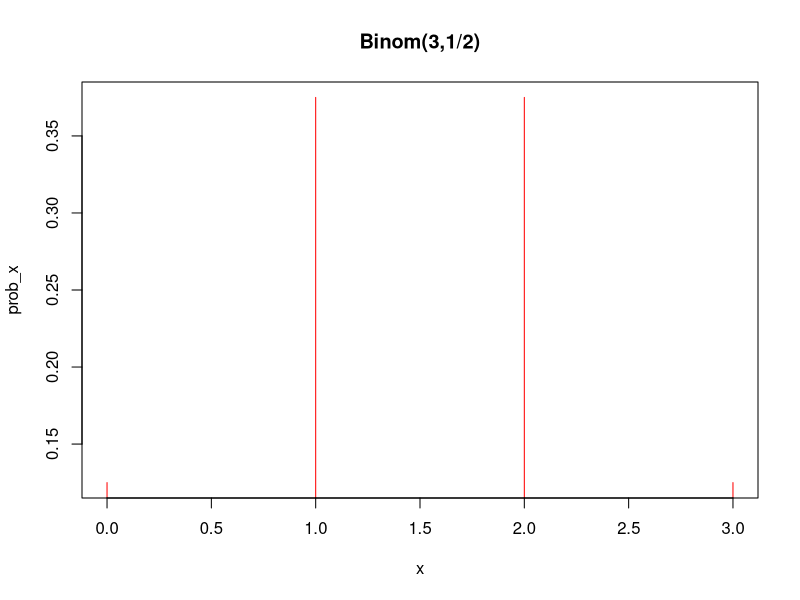
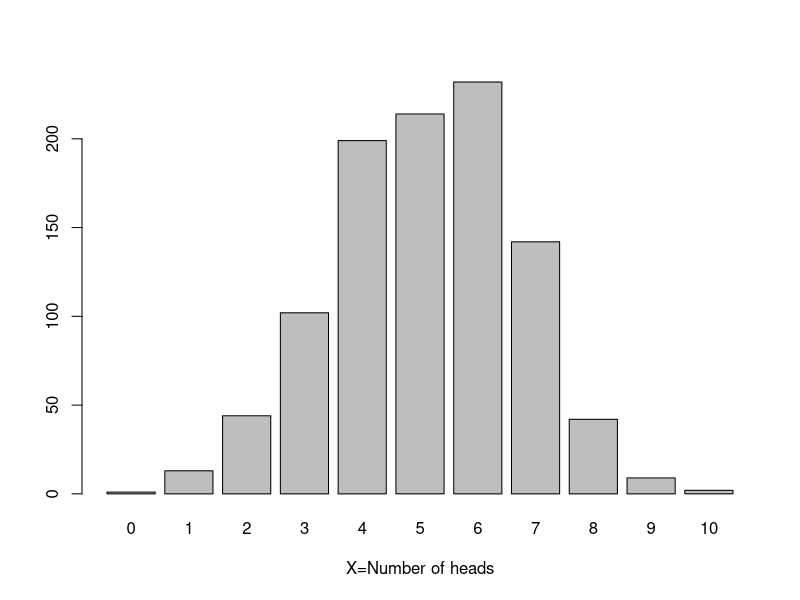
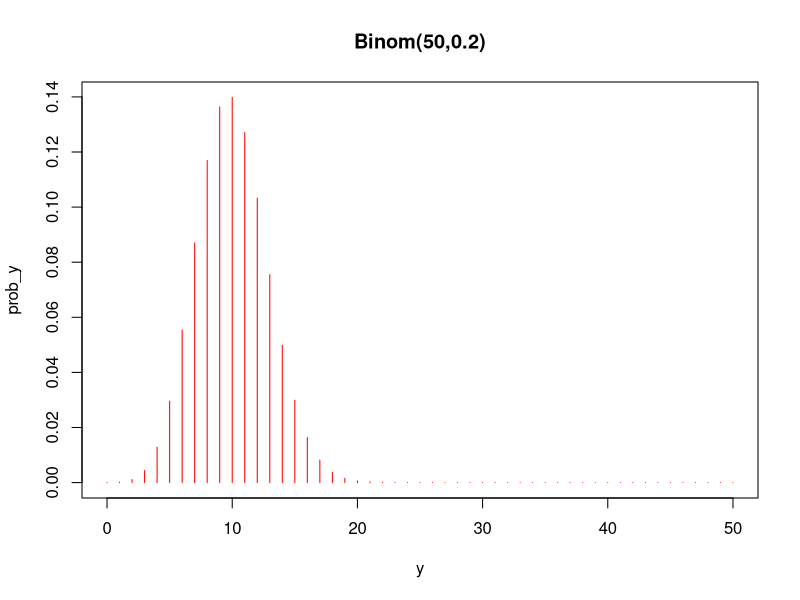
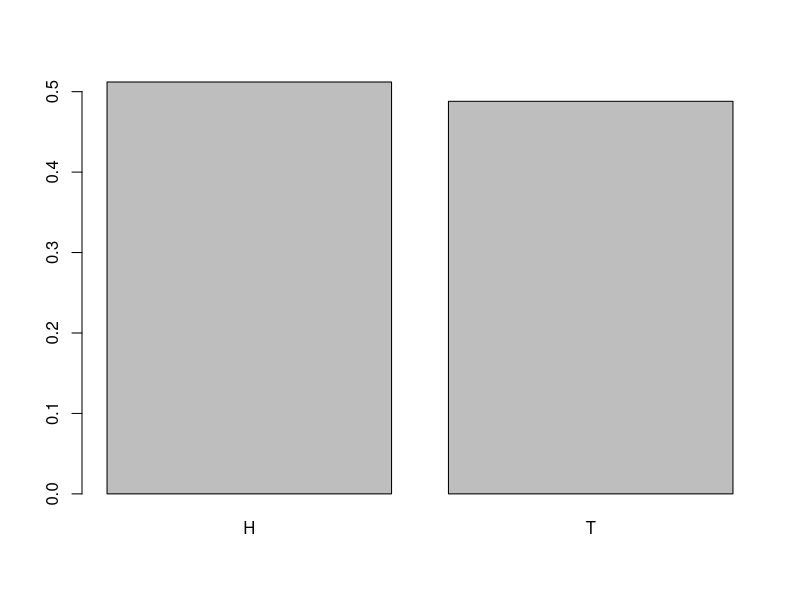
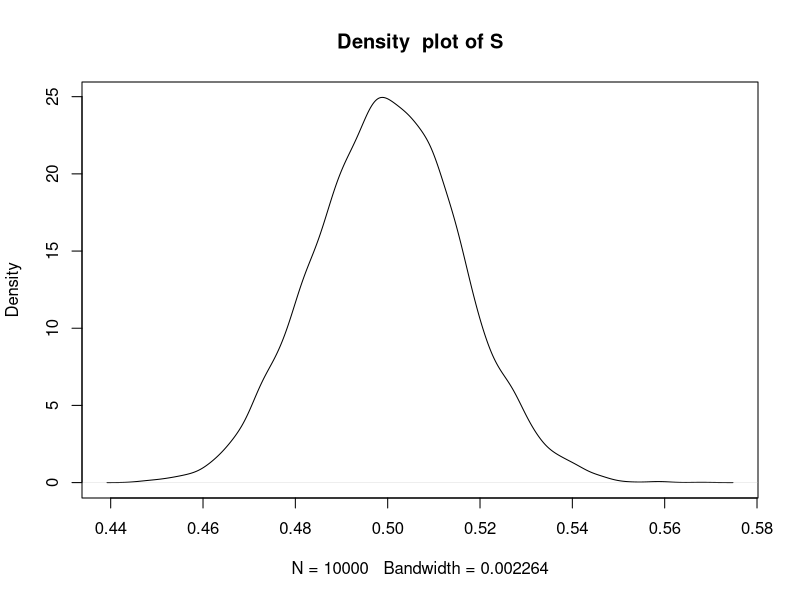
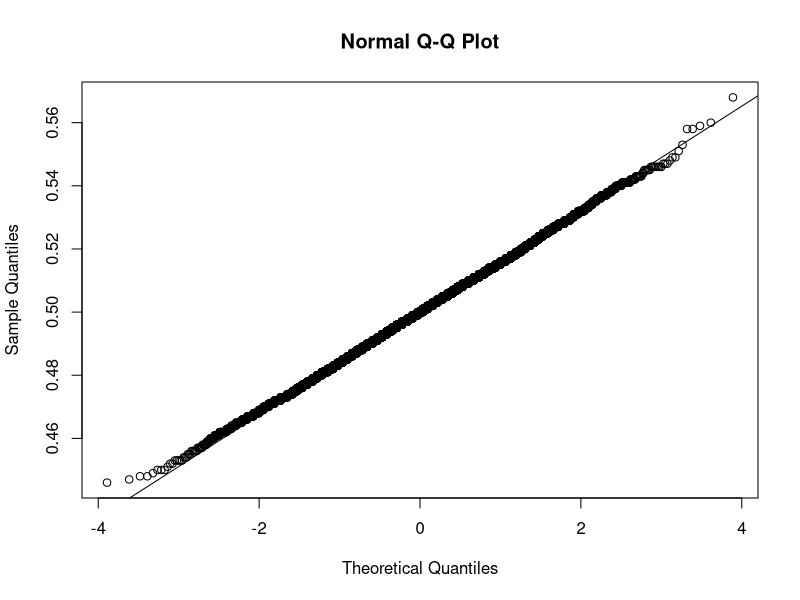

The R source for these figures, in order: (Note: this script raises an error after producing the figures.)
dbinom(0,size=3,prob=1/2)
x=seq(0,3,by=1)
x
prob_x=dbinom(x,size=3,prob=1/2)
cbind(x,prob_x) # find the distribution table
plot(x,prob_x,type="h",col="red",main="Binom(3,1/2)")


rbinom(1,size=10,prob=0.5)
binom_sample=rbinom(1000,size=10,prob=0.5)
table(binom_sample)
freq=table(binom_sample)
barplot(freq,xlab="X=Number of heads" )


y=seq(0,50,by=1)
prob_y=dbinom(y,size=50,prob=0.2)
plot(y,prob_y,type="h",col="red",main="Binom(50,0.2)")


#Sampling distribution
#https://istats.shinyapps.io/BinomialDist/
outcomes <- c("H", "T")
sample(outcomes, size = 1, replace = TRUE)

sim_fair_coin <- sample(outcomes, size = 1000, replace = TRUE)
T=table(sim_fair_coin)/1000
barplot(table(sim_fair_coin)/1000)
T[1]


#Fair die example

n=10000 #the number of samples
S=rep(0,n)


for(i in 1:n){
  sim_fair_coin <- sample(outcomes, size = 1000, replace = TRUE)
  T=table(sim_fair_coin)/1000
  S[i]=T[1]
}
#> t[1:10]
#[1] 0.054 0.054 0.056 0.055 0.053 0.049 0.046 0.056 0.045 0.054
#each of these are a percentage for flipping a coin 1000 times

#this is the Central Limit Theorem

plot(density(S),main="Density  plot of S")
mean(S)
sd(S)

qqnorm(S)
qqline(S)



start=40
end=60
percentile=0.95
for(i in start:end){
  q=qt(percentile, df=i)
  print(q)
}


#Unfair coin example

n=10000
S1=rep(0,n)

for(i in 1:m){
  sim_fair_coin <- sample(outcomes, size = 1000, replace = TRUE,prob = c(0.1,0.9))
  T=table(sim_fair_coin)/1000
  S1[i]=T[1]
}

mean(S1)
sd(S1)

plot(density(S1),main="Density  plot of S")
qqnorm(S1)
qqline(S1)


#Simulation of a die
outcomes1=c("1","2","3","4","5","6")
n=10000
S2=rep(1,n)

for(i in 1:n){
  sim_fair_die <- sample(outcomes1, size = 1000, replace = TRUE,prob=rep(1/6,6))
  T=table(sim_fair_die)/1000
  S2[i]=T[1]
}

mean(S2)
sd(S2)

plot(density(S2),main="Density  plot of a die")
qqnorm(S2)
qqline(S2)

#T-distribution

#Find probability
#dt(x, df): density function
#pt(q, df): probability
#qt(p, df): quantile
#rt(n, df): random t-distribution--->generate n random t-distribution
dt(0,df=40)
pt(0,df=40)
qt(0.025,df=40)
rt(1,df=40) #generate 1 t-dis
rt(10,df=40) #generate 10 t-dis

#graph t-distributions with different degrees of freedom

par(mfrow=c(2,2)) #set the graphic panel to be 2x2
#df=1
plot(seq(-6,6,length=10000),dnorm(seq(-6,6,length=10000)),
     type="l",lty=3,ylab="",xlab="",main="t-dist w/ df=1")
lines(seq(-6,6,length=10000),dt(seq(-6,6,length=10000),df=1),
      type="l",ylab="",xlab="")
legend(x=2,y=.4,lty=c(1,3),legend=c("t-dist, df=1","N(0,1)"))

#df=5
plot(seq(-6,6,length=10000),dnorm(seq(-6,6,length=10000)),
     type="l",lty=3,ylab="",xlab="",main="t-dist w/ df=5")
lines(seq(-6,6,length=10000),dt(seq(-6,6,length=10000),df=5),
      type="l",ylab="",xlab="")
legend(x=2,y=.4,lty=c(1,3),legend=c("t-dist, df=5","N(0,1)"))
#df=20
plot(seq(-6,6,length=10000),dnorm(seq(-6,6,length=10000)),
     type="l",lty=3,ylab="",xlab="",main="t-dist w/ df=20")
lines(seq(-6,6,length=10000),dt(seq(-6,6,length=10000),df=20),
      type="l",ylab="",xlab="")
legend(x=2,y=.4,lty=c(1,3),legend=c("t-dist, df=20","N(0,1)"))

#df=50
plot(seq(-6,6,length=10000),dnorm(seq(-6,6,length=10000)),
     type="l",lty=3,ylab="",xlab="",main="t-dist w/ df=50")
lines(seq(-6,6,length=10000),dt(seq(-6,6,length=10000),df=50),
      type="l",ylab="",xlab="")
legend(x=2,y=.4,lty=c(1,3),legend=c("t-dist, df=50","N(0,1)"))


par(mfrow=c(1,1))




#Bin machine
#http://vis.supstat.com/2013/04/bean-machine/

